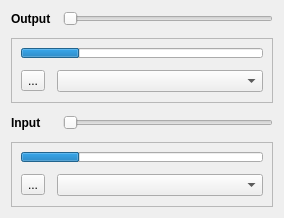
<?xml version="1.0" encoding="UTF-8"?>
<ui version="4.0">
 <class>Panel</class>
 <widget class="QWidget" name="Panel">
  <property name="geometry">
   <rect>
    <x>0</x>
    <y>0</y>
    <width>284</width>
    <height>218</height>
   </rect>
  </property>
  <property name="windowTitle">
   <string>Form</string>
  </property>
  <property name="autoFillBackground">
   <bool>true</bool>
  </property>
  <layout class="QGridLayout" name="gridLayout">
   <property name="spacing">
    <number>12</number>
   </property>
   <item row="0" column="1">
    <widget class="QSlider" name="outputVolumeSlider">
     <property name="minimumSize">
      <size>
       <width>0</width>
       <height>0</height>
      </size>
     </property>
     <property name="maximum">
      <number>100</number>
     </property>
     <property name="orientation">
      <enum>Qt::Orientation::Horizontal</enum>
     </property>
     <property name="tickPosition">
      <enum>QSlider::TickPosition::NoTicks</enum>
     </property>
     <property name="tickInterval">
      <number>10</number>
     </property>
    </widget>
   </item>
   <item row="2" column="1">
    <widget class="QSlider" name="inputVolumeSlider">
     <property name="minimumSize">
      <size>
       <width>0</width>
       <height>0</height>
      </size>
     </property>
     <property name="maximum">
      <number>100</number>
     </property>
     <property name="orientation">
      <enum>Qt::Orientation::Horizontal</enum>
     </property>
     <property name="tickPosition">
      <enum>QSlider::TickPosition::NoTicks</enum>
     </property>
     <property name="tickInterval">
      <number>10</number>
     </property>
    </widget>
   </item>
   <item row="0" column="0">
    <widget class="QLabel" name="label_2">
     <property name="minimumSize">
      <size>
       <width>0</width>
       <height>0</height>
      </size>
     </property>
     <property name="font">
      <font>
       <bold>true</bold>
      </font>
     </property>
     <property name="text">
      <string>Output</string>
     </property>
    </widget>
   </item>
   <item row="2" column="0">
    <widget class="QLabel" name="label">
     <property name="minimumSize">
      <size>
       <width>0</width>
       <height>0</height>
      </size>
     </property>
     <property name="font">
      <font>
       <bold>true</bold>
      </font>
     </property>
     <property name="text">
      <string>Input</string>
     </property>
    </widget>
   </item>
   <item row="1" column="0" colspan="2">
    <widget class="QFrame" name="inputFrame">
     <property name="frameShape">
      <enum>QFrame::Shape::StyledPanel</enum>
     </property>
     <property name="frameShadow">
      <enum>QFrame::Shadow::Raised</enum>
     </property>
     <layout class="QGridLayout" name="gridLayout_2">
      <property name="spacing">
       <number>12</number>
      </property>
      <item row="1" column="1">
       <widget class="QComboBox" name="outputComboBox">
        <property name="sizePolicy">
         <sizepolicy hsizetype="Expanding" vsizetype="Fixed">
          <horstretch>0</horstretch>
          <verstretch>0</verstretch>
         </sizepolicy>
        </property>
        <property name="minimumSize">
         <size>
          <width>0</width>
          <height>0</height>
         </size>
        </property>
       </widget>
      </item>
      <item row="1" column="0">
       <widget class="QToolButton" name="outputMuteButton">
        <property name="minimumSize">
         <size>
          <width>0</width>
          <height>0</height>
         </size>
        </property>
        <property name="text">
         <string>...</string>
        </property>
       </widget>
      </item>
      <item row="0" column="0" colspan="2">
       <widget class="QProgressBar" name="outputAudioMeter">
        <property name="minimumSize">
         <size>
          <width>0</width>
          <height>0</height>
         </size>
        </property>
        <property name="maximumSize">
         <size>
          <width>16777215</width>
          <height>10</height>
         </size>
        </property>
        <property name="maximum">
         <number>100</number>
        </property>
        <property name="value">
         <number>24</number>
        </property>
        <property name="textVisible">
         <bool>false</bool>
        </property>
       </widget>
      </item>
     </layout>
    </widget>
   </item>
   <item row="3" column="0" colspan="2">
    <widget class="QFrame" name="outputFrame">
     <property name="frameShape">
      <enum>QFrame::Shape::StyledPanel</enum>
     </property>
     <property name="frameShadow">
      <enum>QFrame::Shadow::Raised</enum>
     </property>
     <layout class="QGridLayout" name="gridLayout_3">
      <property name="spacing">
       <number>12</number>
      </property>
      <item row="1" column="1">
       <widget class="QComboBox" name="inputComboBox">
        <property name="minimumSize">
         <size>
          <width>0</width>
          <height>0</height>
         </size>
        </property>
       </widget>
      </item>
      <item row="1" column="0">
       <widget class="QToolButton" name="inputMuteButton">
        <property name="minimumSize">
         <size>
          <width>0</width>
          <height>0</height>
         </size>
        </property>
        <property name="text">
         <string>...</string>
        </property>
       </widget>
      </item>
      <item row="0" column="0" colspan="2">
       <widget class="QProgressBar" name="inputAudioMeter">
        <property name="minimumSize">
         <size>
          <width>0</width>
          <height>0</height>
         </size>
        </property>
        <property name="maximumSize">
         <size>
          <width>16777215</width>
          <height>10</height>
         </size>
        </property>
        <property name="maximum">
         <number>100</number>
        </property>
        <property name="value">
         <number>24</number>
        </property>
        <property name="textVisible">
         <bool>false</bool>
        </property>
       </widget>
      </item>
     </layout>
    </widget>
   </item>
  </layout>
 </widget>
 <resources/>
 <connections/>
</ui>
